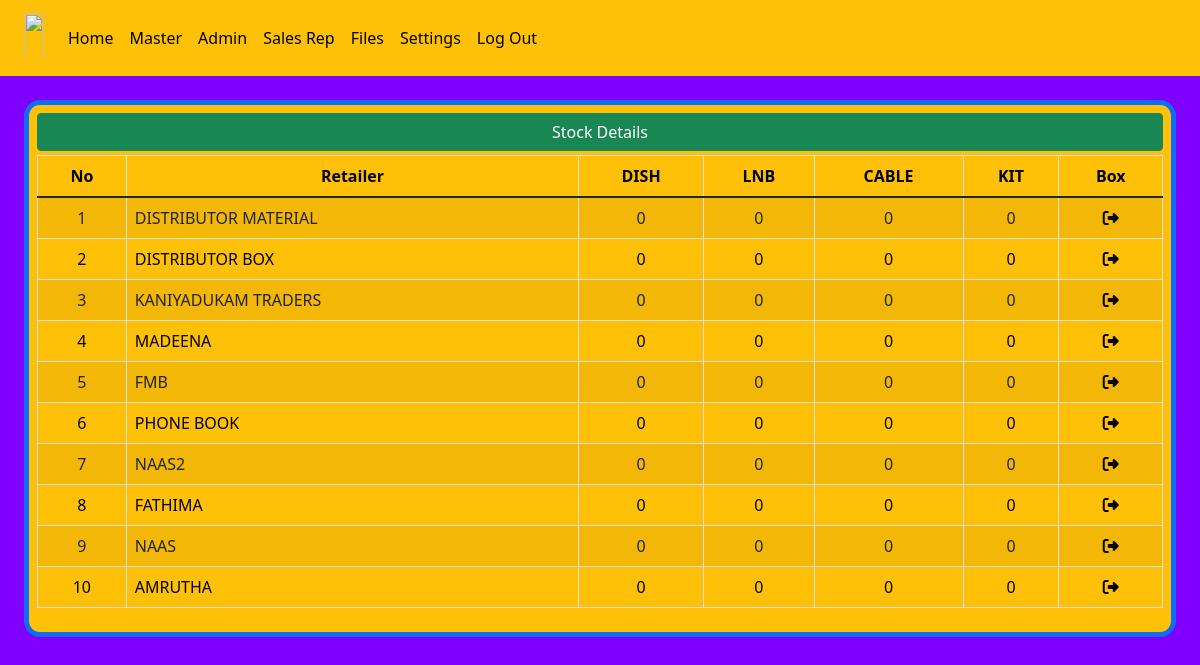
The page /stock_view on the database its author committed.
### d2h_manager/models.py (models this page shows, shortened)
class product(models.Model):
    cable = models.PositiveIntegerField(default=0, null=True)
    lnb = models.PositiveIntegerField(default=0, null=True)
    dish = models.PositiveIntegerField(default=0, null=True)
    kit = models.PositiveIntegerField(default=0, null=True)

class to_ret_product(models.Model):
    retailer = models.ForeignKey(retailer_master, on_delete=models.CASCADE)
    cable2=models.PositiveIntegerField(default=0,null=True)
    lnb2=models.PositiveIntegerField(default=0,null=True)
    dish2=models.PositiveIntegerField(default=0,null=True)
    kit2=models.PositiveIntegerField(default=0,null=True)

class retailer_master(models.Model):
    r_name=models.CharField(max_length=50 ,null=True)
    address=models.CharField(max_length=50 ,null=True)
    ph_no=models.CharField(max_length=50 ,null=True)
    def __str__(self):
        return self.r_name

### d2h_manager/views.py (the view)
# urls.py: path('stock_view',views.stock_view,name='stock_view'),
def stock_view(request):
    products = to_ret_product.objects.all()
    products1=product.objects.all()
    return render(request, 'stock_view.html', {'products': products,'products1': products1})

### d2h_manager/templates/stock_view.html
{% extends 'blank_layout.html' %}
{% load static %}
{% block content %}
<div class="container-fluid">
    <div class="row">
        <div class="onlypc1 pt-3 ">
            <div class=" bg-warning p-2 border border-5 rounded-4 border-primary onlypc1 ">
                <div class="">
                    <table id="example" class="table table-striped table-bordered" cellspacing="0" width="100%">
                        <thead>
                            <tr>
                                <th class="text-center">No</th>
                                <th class="text-center">Retailer</th>
                                <th class="text-center">DISH</th>
                                <th class="text-center">LNB</th>
                                <th class="text-center">CABLE</th>
                                <th class="text-center">KIT</th>
                                <th class="text-center">Box</th>
                            </tr>
                        </thead>
                        <tbody>
                            {% for product1 in products1 %}
                            <tr>
                                <td class="text-center">{{ forloop.counter }}</td>
                                <td class="">DISTRIBUTOR MATERIAL</td>
                                <td class="text-center">{{product1.dish |upper}}</td>
                                <td class="text-center">{{product1.lnb |upper}}</td>
                                <td class="text-center">{{product1.cable |upper}}</td>
                                <td class="text-center">{{product1.kit |upper}}</td>
                                <td class="text-center"><a href="" style="text-decoration: none; color: rgb(0, 0, 0);">
                                    <i class="fa-solid fa-right-from-bracket"></i></a></td>
                            </tr>
                            {% endfor %}
                            {% for product in products %}
                            <tr>
                                <td class="text-center">{{ forloop.counter0|add:2 }}</td>
                                <td class="">{{product.retailer |upper}}</td>
                                <td class="text-center">{{product.dish2 |upper}}</td>
                                <td class="text-center">{{product.lnb2 |upper}}</td>
                                <td class="text-center">{{product.cable2 |upper}}</td>
                                <td class="text-center">{{product.kit2 |upper}}</td>
                                {% if product.b_name == 0 %}
                                <td class="text-center">0</td>
                                {% else %}
                                <td class="text-center"><a href="{% url 'stock_view_ret' product.id %}" style="text-decoration: none;color: rgb(0, 0, 0);">
                                    <i class="fa-solid fa-right-from-bracket"></i></a></td>
                                {% endif %}
                            </tr>
                            {% endfor %}
                            <div class="d-grid gap-2 pb-1">
                                <button class="btn btn-success" type="button">Stock Details</button>
                            </div>
                </div>
            </div>
        </div>
    </div>
</div>
{% endblock %}

### d2h_manager/static/style.css (style rules this page uses)
.onlypc1 { padding-top: 30px; }

### rows shown on the page
product: dish "0", lnb "0", cable "0", kit "0"
to_ret_product: retailer "DISTRIBUTOR BOX", dish2 "0", lnb2 "0", cable2 "0", kit2 "0"
to_ret_product: retailer "KANIYADUKAM TRADERS", dish2 "0", lnb2 "0", cable2 "0", kit2 "0"
to_ret_product: retailer "MADEENA", dish2 "0", lnb2 "0", cable2 "0", kit2 "0"
to_ret_product: retailer "FMB", dish2 "0", lnb2 "0", cable2 "0", kit2 "0"
to_ret_product: retailer "PHONE BOOK", dish2 "0", lnb2 "0", cable2 "0", kit2 "0"
to_ret_product: retailer "NAAS2", dish2 "0", lnb2 "0", cable2 "0", kit2 "0"
to_ret_product: retailer "FATHIMA", dish2 "0", lnb2 "0", cable2 "0", kit2 "0"
to_ret_product: retailer "NAAS", dish2 "0", lnb2 "0", cable2 "0", kit2 "0"
to_ret_product: retailer "AMRUTHA", dish2 "0", lnb2 "0", cable2 "0", kit2 "0"
